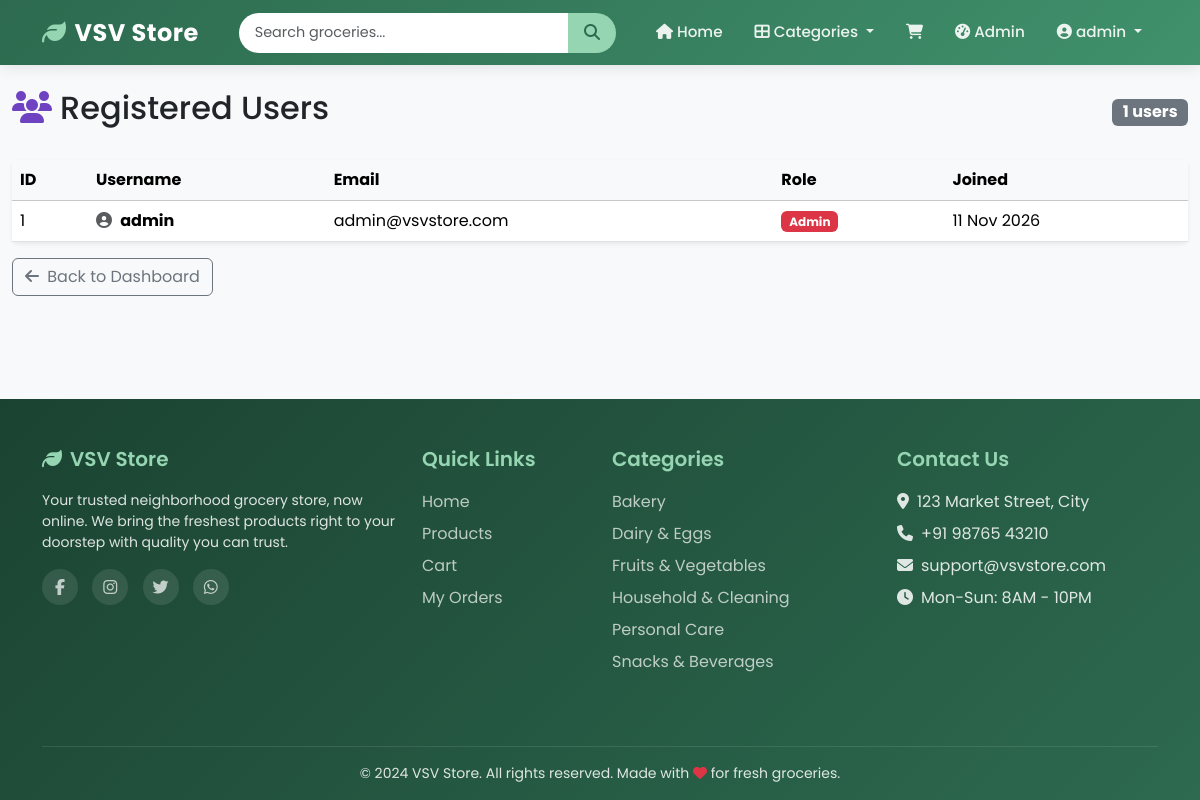
/admin/users (signed in), run on an earlier commit of the app's database.
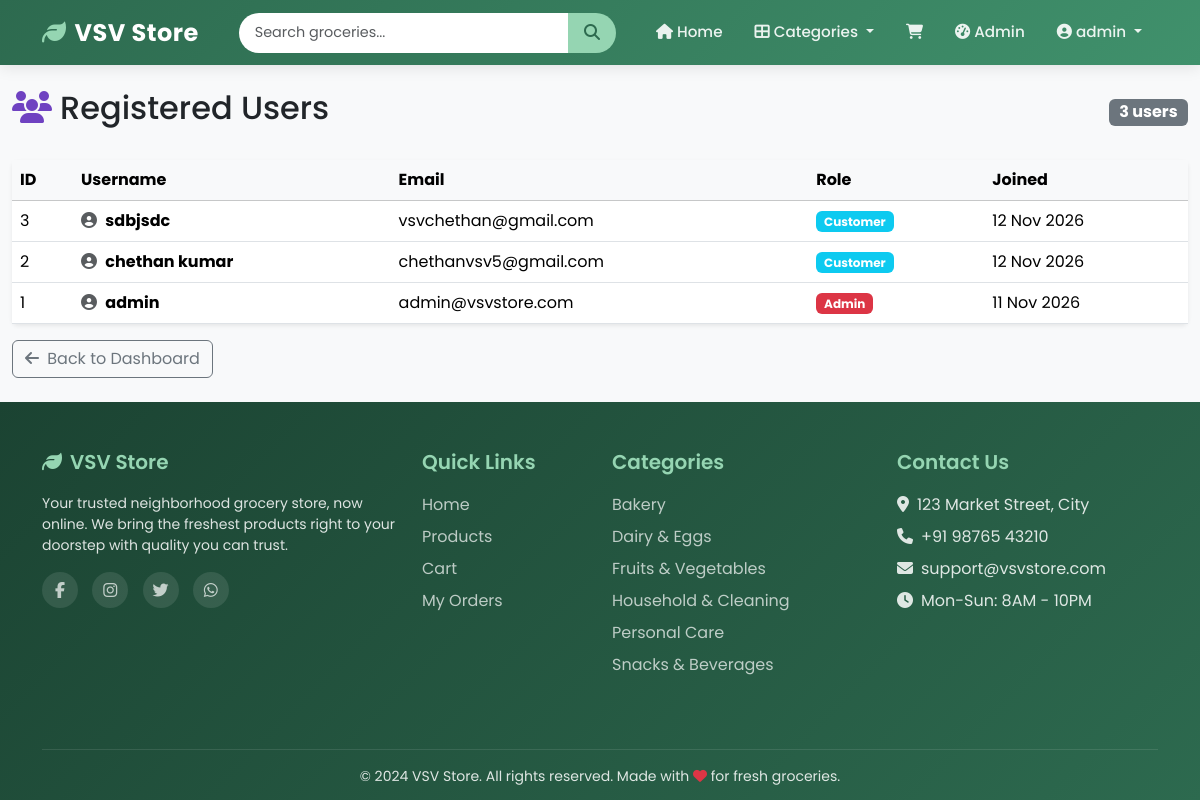
And on a later commit of the database.
### app.py (models this page shows, shortened)
class User(UserMixin, db.Model):
    __tablename__ = 'users'
    id = db.Column(db.Integer, primary_key=True)
    username = db.Column(db.String(80), unique=True, nullable=False, index=True)
    email = db.Column(db.String(120), unique=True, nullable=False, index=True)
    password_hash = db.Column(db.String(256), nullable=False)
    is_admin = db.Column(db.Boolean, default=False)
    created_at = db.Column(db.DateTime, default=datetime.utcnow)
    cart_items = db.relationship('CartItem', backref='user', lazy='dynamic',
                                cascade='all, delete-orphan')
    orders = db.relationship('Order', backref='user', lazy='dynamic',
                             cascade='all, delete-orphan')

class Category(db.Model):
    __tablename__ = 'categories'
    id = db.Column(db.Integer, primary_key=True)
    name = db.Column(db.String(100), unique=True, nullable=False)
    description = db.Column(db.String(255), default='')
    image_url = db.Column(db.String(255), default='')
    products = db.relationship('Product', backref='category', lazy='dynamic',
                               cascade='all, delete-orphan')

### app.py (the view)
@app.route('/admin/users')
@admin_required
def admin_users():
    users = User.query.order_by(User.created_at.desc()).all()
    return render_template('admin/users.html', users=users)

### app.py (called while the page is built)
@login_manager.user_loader
def load_user(user_id):
    return User.query.get(int(user_id))

def admin_required(f):
    @wraps(f)
    @login_required
    def decorated_function(*args, **kwargs):
        if not current_user.is_admin:
            flash('Access denied. Admin privileges required.', 'danger')
            return redirect(url_for('home'))
        return f(*args, **kwargs)
    return decorated_function

@app.context_processor
def inject_cart_count():
    if current_user.is_authenticated:
        count = CartItem.query.filter_by(user_id=current_user.id).count()
    else:
        count = 0
    return dict(cart_count=count)

@app.context_processor
def inject_categories():
    categories = Category.query.order_by(Category.name).all()
    return dict(all_categories=categories, categories=categories)

### templates/admin/users.html (shortened to what this page needs)
{% extends 'base.html' %}
{% block content %}
<div class="container-fluid py-4">
    <div class="d-flex justify-content-between align-items-center mb-4">
        <h2><i class="fas fa-users me-2" style="color:#6f42c1;"></i>Registered Users</h2>
        <span class="badge bg-secondary fs-6">{{ users|length }} users</span>
    </div>
    <div class="card border-0 shadow-sm">
        <div class="card-body p-0">
            {% if users %}
            <div class="table-responsive">
                <table class="table table-hover mb-0 align-middle">
                    <thead class="table-light">
                        <tr>
                            <th>ID</th>
                            <th>Username</th>
                            <th>Email</th>
                            <th>Role</th>
                            <th>Joined</th>
                        </tr>
                    </thead>
                    <tbody>
                        {% for user in users %}
                        <tr>
                            <td>{{ user.id }}</td>
                            <td>
                                <i class="fas fa-user-circle me-1 text-muted"></i>
                                <strong>{{ user.username }}</strong>
                            </td>
                            <td>{{ user.email }}</td>
                            <td>
                                {% if user.is_admin %}
                                <span class="badge bg-danger">Admin</span>
                                {% else %}
                                <span class="badge bg-info">Customer</span>
                                {% endif %}
                            </td>
                            <td>{{ user.created_at.strftime('%d %b %Y') }}</td>
                        </tr>
                        {% endfor %}
                    </tbody>
                </table>
            </div>
            {% else %}
            <div class="text-center py-5">
                <i class="fas fa-users fa-3x text-muted mb-3"></i>
                <p class="text-muted">No users registered yet.</p>
            </div>
            {% endif %}
        </div>
    </div>
    <div class="mt-3">
        <a href="{{ url_for('admin_dashboard') }}" class="btn btn-outline-secondary">
            <i class="fas fa-arrow-left me-1"></i> Back to Dashboard
        </a>
    </div>
</div>
{% endblock %}

### templates/base.html (shortened to what this page needs)
<!DOCTYPE html>
<html lang="en">
<head>
    <link href="https://cdn.jsdelivr.net/npm/bootstrap@5.3.2/dist/css/bootstrap.min.css" rel="stylesheet">
    <link href="https://cdnjs.cloudflare.com/ajax/libs/font-awesome/6.5.1/css/all.min.css" rel="stylesheet">
</head>
<body>
    <nav class="navbar navbar-expand-lg navbar-vsv sticky-top">
        <div class="container">
            <a class="navbar-brand" href="{{ url_for('index') }}">
                <i class="fas fa-leaf"></i>VSV Store
            </a>
            <div class="collapse navbar-collapse" id="navbarMain">
                <form class="d-flex navbar-search mx-lg-4 flex-grow-1" action="{{ url_for('products') }}" method="GET" style="max-width: 400px;">
                    <input class="form-control" type="search" name="q" placeholder="Search groceries..." aria-label="Search">
                    <button class="btn" type="submit"><i class="fas fa-search"></i></button>
                </form>
                <ul class="navbar-nav ms-auto align-items-lg-center">
                    <li class="nav-item">
                        <a class="nav-link" href="{{ url_for('index') }}"><i class="fas fa-home me-1"></i>Home</a>
                    </li>
                    <li class="nav-item dropdown">
                        <a class="nav-link dropdown-toggle" href="#" role="button" data-bs-toggle="dropdown">
                            <i class="fas fa-th-large me-1"></i>Categories
                        </a>
                    </li>
                    <li class="nav-item">
                        <a class="nav-link" href="{{ url_for('cart') }}">
                            <span class="cart-icon-wrapper">
                                <i class="fas fa-shopping-cart"></i>
                            </span>
                        </a>
                    </li>
                    {% if current_user.is_authenticated %}
                        {% if current_user.is_admin %}
                        <li class="nav-item">
                            <a class="nav-link" href="{{ url_for('admin_dashboard') }}">
                                <i class="fas fa-tachometer-alt me-1"></i>Admin
                            </a>
                        </li>
                        {% endif %}
                        <li class="nav-item dropdown">
                            <a class="nav-link dropdown-toggle" href="#" role="button" data-bs-toggle="dropdown">
                                <i class="fas fa-user-circle me-1"></i>{{ current_user.username }}
                            </a>
                        </li>
                    {% endif %}
                </ul>
            </div>
        </div>
    </nav>
    <main class="fade-in">
        {% block content %}{% endblock %}
    </main>
    <footer class="footer-vsv">
        <div class="container">
            <div class="row">
                <div class="col-lg-4 mb-4">
                    <h5><i class="fas fa-leaf me-2"></i>VSV Store</h5>
                    <p class="small">Your trusted neighborhood grocery store, now online. We bring the freshest products right to your doorstep with quality you can trust.</p>
                    <div class="social-icons">
                        <a href="#"><i class="fab fa-facebook-f"></i></a>
                        <a href="#"><i class="fab fa-instagram"></i></a>
                        <a href="#"><i class="fab fa-twitter"></i></a>
                        <a href="#"><i class="fab fa-whatsapp"></i></a>
                    </div>
                </div>
                <div class="col-lg-2 col-md-4 mb-4">
                    <h5>Quick Links</h5>
                    <ul class="list-unstyled footer-links">
                        <li><a href="{{ url_for('index') }}">Home</a></li>
                        <li><a href="{{ url_for('products') }}">Products</a></li>
                        <li><a href="{{ url_for('cart') }}">Cart</a></li>
                        {% if current_user.is_authenticated %}
                        <li><a href="{{ url_for('orders') }}">My Orders</a></li>
                        {% endif %}
                    </ul>
                </div>
                <div class="col-lg-3 col-md-4 mb-4">
                    <h5>Categories</h5>
                    <ul class="list-unstyled footer-links">
                        {% for category in categories %}
                        <li><a href="{{ url_for('products', category=category.id) }}">{{ category.name }}</a></li>
                        {% endfor %}
                    </ul>
                </div>
                <div class="col-lg-3 col-md-4 mb-4">
                    <h5>Contact Us</h5>
                    <ul class="list-unstyled footer-links">
                        <li><i class="fas fa-map-marker-alt me-2"></i>123 Market Street, City</li>
                        <li><i class="fas fa-phone me-2"></i>+91 98765 43210</li>
                        <li><i class="fas fa-envelope me-2"></i>support@vsvstore.com</li>
                        <li><i class="fas fa-clock me-2"></i>Mon-Sun: 8AM - 10PM</li>
                    </ul>
                </div>
            </div>
            <div class="footer-bottom text-center">
                <p class="small mb-0">&copy; {{ 2024 }} VSV Store. All rights reserved. Made with <i class="fas fa-heart text-danger"></i> for fresh groceries.</p>
            </div>
        </div>
    </footer>
</body>
</html>

### templates/base.html (style rules this page uses)
:root { --vsv-primary: #2d6a4f; --vsv-secondary: #40916c; --vsv-accent: #95d5b2; --vsv-bg: #f8f9fa; --vsv-text: #212529; --vsv-cart-badge: #e63946; --vsv-light-green: #d8f3dc; --vsv-dark-green: #1b4332; }
body { font-family: 'Poppins', sans-serif; background-color: var(--vsv-bg); color: var(--vsv-text); min-height: 100vh; display: flex; flex-direction: column; }
main { flex: 1; }
.navbar-vsv { background: linear-gradient(135deg, var(--vsv-primary), var(--vsv-secondary)); box-shadow: 0 2px 15px rgba(0, 0, 0, 0.1); padding: 0.6rem 0; }
.navbar-vsv .navbar-brand { font-weight: 700; font-size: 1.5rem; color: #fff !important; letter-spacing: 0.5px; }
.navbar-vsv .navbar-brand i { color: var(--vsv-accent); margin-right: 8px; }
.navbar-vsv .nav-link { color: rgba(255, 255, 255, 0.9) !important; font-weight: 500; font-size: 0.95rem; padding: 0.5rem 1rem !important; transition: color 0.2s ease, background 0.2s ease; border-radius: 6px; }
.navbar-search .form-control { border-radius: 20px 0 0 20px; border: none; padding: 0.5rem 1rem; font-size: 0.9rem; }
.navbar-search .btn { border-radius: 0 20px 20px 0; background: var(--vsv-accent); border: none; color: var(--vsv-primary); padding: 0.5rem 1rem; }
.cart-icon-wrapper { position: relative; display: inline-block; }
.footer-vsv { background: linear-gradient(135deg, var(--vsv-dark-green), var(--vsv-primary)); color: rgba(255, 255, 255, 0.85); padding: 3rem 0 1rem; }
.footer-vsv h5 { color: var(--vsv-accent); font-weight: 600; margin-bottom: 1.2rem; }
.footer-vsv a { color: rgba(255, 255, 255, 0.7); text-decoration: none; transition: color 0.2s ease; }
.footer-vsv .footer-links li { margin-bottom: 0.5rem; }
.footer-vsv .social-icons a { display: inline-flex; align-items: center; justify-content: center; width: 36px; height: 36px; border-radius: 50%; background: rgba(255, 255, 255, 0.1); margin-right: 10px; transition: background 0.3s ease; }
.footer-bottom { border-top: 1px solid rgba(255, 255, 255, 0.1); padding-top: 1rem; margin-top: 2rem; }
.fade-in { animation: fadeIn 0.5s ease-in; }

What changed in the data, as far as the page shows it:
added User: id "3", username "sdbjsdc", email "vsvchethan@gmail.com", is_admin "Customer", created_at "12 Nov 2026"
added User: id "2", username "chethan kumar", email "chethanvsv5@gmail.com", is_admin "Customer", created_at "12 Nov 2026"
Also different on the page:
{{ users|length }}: "1" → "3"
